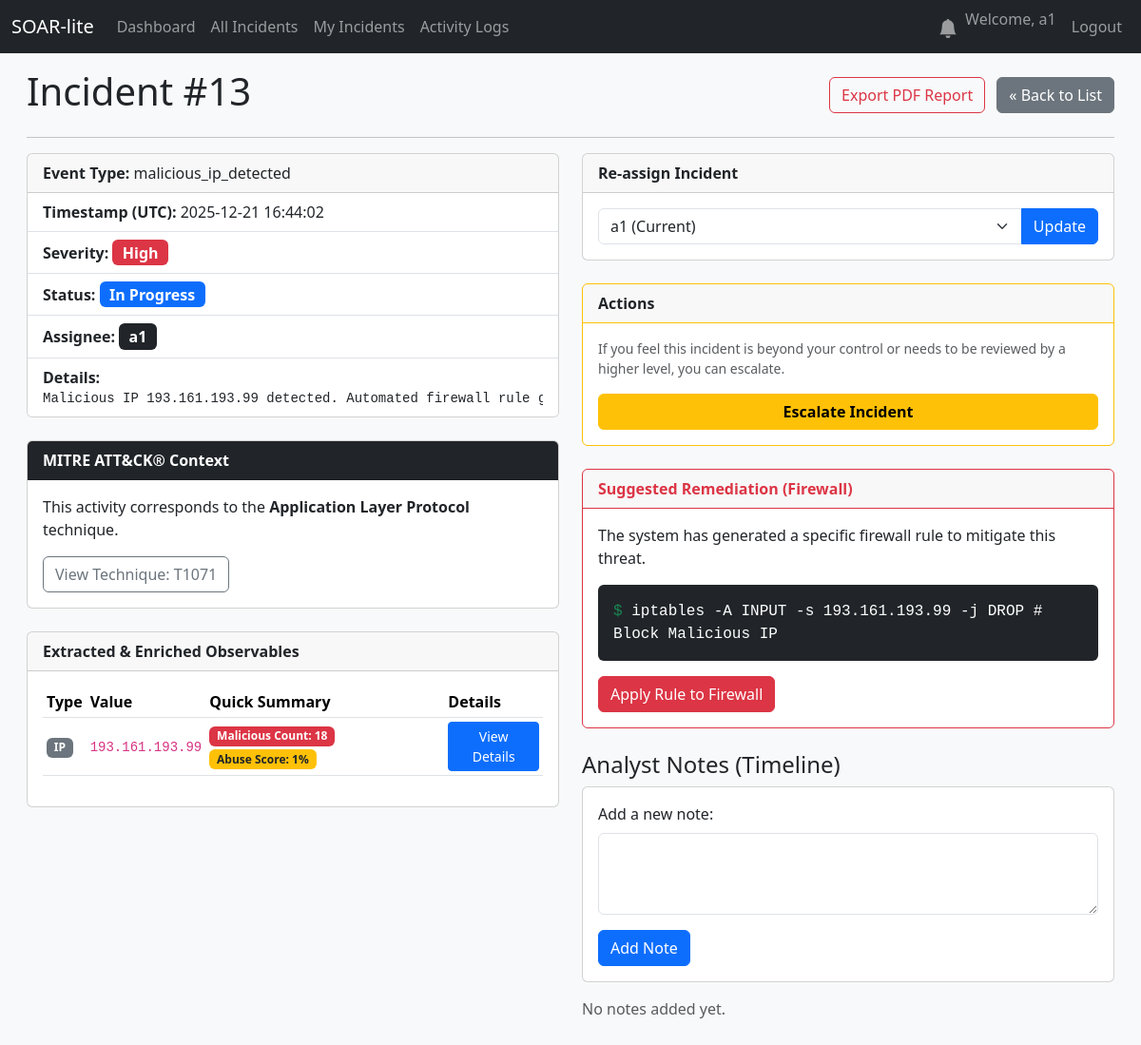
/incident/13 (signed in), run on an earlier commit of the app's database.
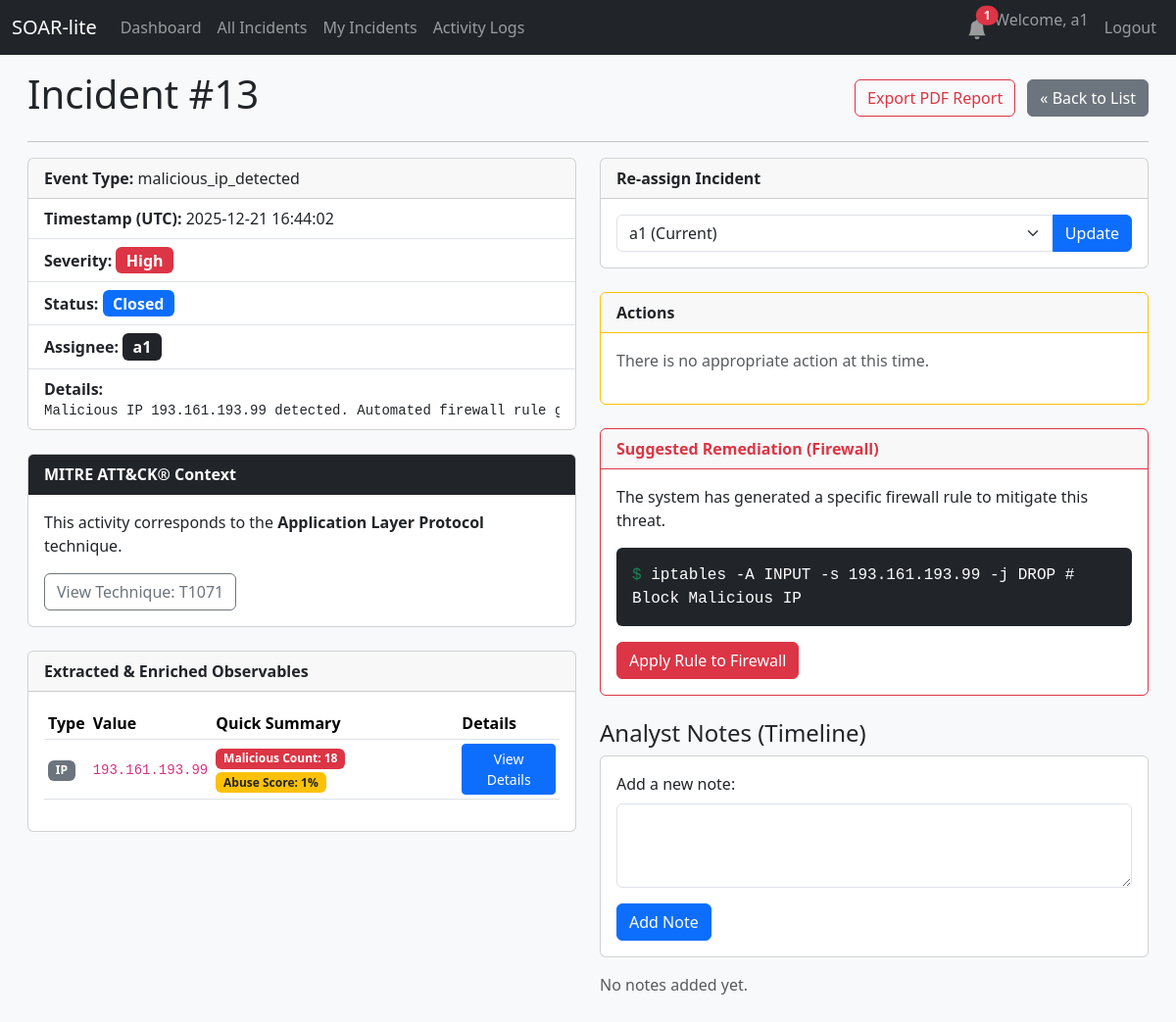
And on a later commit of the database.
### database.py (models this page shows, shortened)
class Incident(db.Model):
    id = db.Column(db.Integer, primary_key=True)
    created_at = db.Column(db.DateTime, default=datetime.utcnow)
    event_type = db.Column(db.String(100), nullable=False)
    severity = db.Column(db.String(50), nullable=False)
    details = db.Column(db.Text, nullable=True)
    status = db.Column(db.String(50), default='New')
    notes = db.relationship('Note', backref='incident', lazy=True, cascade="all, delete-orphan")
    closed_at = db.Column(db.DateTime, nullable=True) # Olay kapatıldığında doldurulacak
    vt_malicious_count = db.Column(db.Integer, nullable=True)
    vt_report_link = db.Column(db.String(255), nullable=True)
    mitre_technique_id = db.Column(db.String(20), nullable=True)
    mitre_technique_name = db.Column(db.String(100), nullable=True)
    suggested_firewall_rule = db.Column(db.Text, nullable=True) # Otomatik üretilen kural burada saklanacak
    assignee_id = db.Column(db.Integer, db.ForeignKey('user.id'), nullable=True)
    assignee = db.relationship('User', backref='incidents') # backref eklendi
    notes = db.relationship('Note', backref='incident', lazy=True, cascade="all, delete-orphan")
    observables = db.relationship('Observable', backref='incident', lazy=True, cascade="all, delete-orphan")
    action_logs = db.relationship('ActionLog', backref='incident', lazy=True, cascade="all, delete-orphan")

### app.py (the view)
@app.route('/incident/<int:incident_id>')
@login_required
def incident_detail(incident_id):
    incident = Incident.query.get_or_404(incident_id)
    all_users = User.query.all()
    return render_template('incident_detail.html',
                           incident=incident,
                           all_users=all_users) # all_users'ı şablona gönder

### app.py (called while the page is built)
def create_app():
    app = Flask(__name__)
    veritabani_linki = os.environ.get('DATABASE_URL')
    if veritabani_linki:
        app.config['SQLALCHEMY_DATABASE_URI'] = veritabani_linki
    else:
        app.config['SQLALCHEMY_DATABASE_URI'] = 'sqlite:///soar.db'
    app.config['SQLALCHEMY_TRACK_MODIFICATIONS'] = False
    app.config['SECRET_KEY'] = 'pass123'
    db.init_app(app)
    login_manager = LoginManager()
    login_manager.init_app(app)
    login_manager.login_view = 'login'
    @login_manager.user_loader
    def load_user(user_id):
        return db.session.get(User, int(user_id))
    with app.app_context():
        db.create_all()
        print("🗄️ Database tables created or already exist.")
    return app

@app.template_filter('from_json')
def from_json_filter(value):
    try:
        return json.loads(value)
    except (ValueError, TypeError):
        return {} # Hata olursa boş veri döndür

@app.context_processor
def inject_notifications():
    if current_user.is_authenticated:
        unread_count = Notification.query.filter_by(user_id=current_user.id, is_read=False).count()
        return dict(unread_notifications=unread_count)
    return dict(unread_notifications=0)

### templates/incident_detail.html (shortened to what the changed rows need)
{% extends "base.html" %}
{% block content %}
<div class="d-flex justify-content-between align-items-center">
    <h1>Incident #{{ incident.id }}</h1>
    <div>
        <a href="{{ url_for('export_incident_pdf', incident_id=incident.id) }}" class="btn btn-outline-danger me-2">
        </a>
        <a href="{{ url_for('incidents_list') }}" class="btn btn-secondary">&laquo; Back to List</a>
    </div>
</div>
<div class="row">
    <div class="col-md-6">
        <div class="card mb-4">
            <div class="card-header">
                <strong>Event Type:</strong> {{ incident.event_type }}
            </div>
            <ul class="list-group list-group-flush">
                <li class="list-group-item"><strong>Timestamp (UTC):</strong> {{ incident.created_at.strftime('%Y-%m-%d %H:%M:%S') }}</li>
                <li class="list-group-item">
                    <strong>Severity:</strong>
                    {% if incident.severity == 'high' %}<span class="badge bg-danger fs-6">High</span>
                    {% elif incident.severity == 'medium' %}<span class="badge bg-warning text-dark fs-6">Medium</span>
                    {% else %}<span class="badge bg-info fs-6">{{ incident.severity|capitalize }}</span>
                    {% endif %}
                </li>
                <li class="list-group-item"><strong>Status:</strong> <span class="badge bg-primary fs-6">{{ incident.status }}</span></li>
                <li class="list-group-item">
                    <strong>Assignee:</strong>
                    {% if incident.assignee %}
                        <span class="badge bg-dark fs-6">{{ incident.assignee.username }}</span>
                    {% else %}
                        <span class="badge bg-secondary fs-6">Unassigned</span>
                    {% endif %}
                </li>
                <li class="list-group-item"><strong>Details:</strong><pre class="mb-0">{{ incident.details }}</pre></li>
            </ul>
        </div>
        {% if incident.mitre_technique_id %}
        <div class="card mt-4">
            <div class="card-header fw-bold text-white bg-dark">MITRE ATT&CK® Context</div>
            <div class="card-body">
                <p class="card-text">This activity corresponds to the <strong>{{ incident.mitre_technique_name }}</strong> technique.</p>
                <a href="https://attack.mitre.org/techniques/{{ incident.mitre_technique_id }}/" target="_blank" class="btn btn-outline-secondary">View Technique: {{ incident.mitre_technique_id }}</a>
            </div>
        </div>
        {% endif %}
        {% if incident.observables %}
        <div class="card mt-4">
            <div class="card-body">
                <table class="table table-sm table-hover align-middle">
                    <thead>
                        <tr>
                            <th>Type</th>
                            <th>Value</th>
                            <th>Quick Summary</th>
                            <th>Details</th>
                        </tr>
                    </thead>
                </table>
            </div>
        </div>
        {% endif %}
    </div>
    <div class="col-md-6">
        <div class="card border-warning mb-4">
            <div class="card-body">
                {% if incident.status == 'In Progress' and incident.assignee == current_user %}
                    <p class="card-text text-muted small">
                        If you feel this incident is beyond your control or needs to be reviewed by a higher level, you can escalate.
                    </p>
                    <form action="{{ url_for('escalate_incident', incident_id=incident.id) }}" method="POST">
                        <button type="submit" class="btn btn-warning w-100">
                            <strong>Escalate Incident</strong>
                        </button>
                    </form>
                {% else %}
                    <p class="text-muted">There is no appropriate action at this time.</p>
                {% endif %}
            </div>
        </div>
        {% if incident.suggested_firewall_rule %}
        <div class="card border-danger mb-4">
            <div class="card-header fw-bold border-danger text-danger">
                 Suggested Remediation (Firewall)
            </div>
            <div class="card-body">
                <p class="card-text">The system has generated a specific firewall rule to mitigate this threat.</p>
                <div class="bg-dark text-white p-3 rounded mb-3 font-monospace">
                    <span class="text-success">$</span> {{ incident.suggested_firewall_rule }}
                </div>
                <form action="{{ url_for('apply_firewall_rule', incident_id=incident.id) }}" method="POST">
                    <button type="submit" class="btn btn-danger">
                         Apply Rule to Firewall
                    </button>
                </form>
            </div>
        </div>
        {% endif %}
    </div>
</div>
{% endblock %}

### templates/base.html (shortened to what this page needs)
<!doctype html>
<html lang="en">
<head>
    <link href="https://cdn.jsdelivr.net/npm/bootstrap@5.3.2/dist/css/bootstrap.min.css" rel="stylesheet">
</head>
<body>
    <nav class="navbar navbar-expand-md navbar-dark bg-dark fixed-top">
        <div class="container-fluid">
            <a class="navbar-brand" href="{{ url_for('dashboard') }}">SOAR-lite</a>
            <div class="collapse navbar-collapse" id="navbarNav">
                <ul class="navbar-nav me-auto mb-2 mb-lg-0">
                    {% if current_user.is_authenticated %}
                    <li class="nav-item">
                        <a class="nav-link" href="{{ url_for('dashboard') }}">Dashboard</a>
                    </li>
                    <li class="nav-item">
                        <a class="nav-link" href="{{ url_for('incidents_list') }}">All Incidents</a>
                    </li>
                    <li class="nav-item">
                        <a class="nav-link" href="{{ url_for('my_incidents') }}">My Incidents</a>
                    </li>
                    {% if current_user.is_authenticated and current_user.role in ['Admin', 'Manager'] %}
                    <li class="nav-item">
                        <a class="nav-link" href="{{ url_for('activity_log') }}">Activity Logs</a>
                    </li>
                    {% endif %}
                    {% endif %}
                </ul>
                <ul class="navbar-nav ms-auto">
                    {% if current_user.is_authenticated %}
                    <li class="nav-item">
                        <a class="nav-link position-relative" href="{{ url_for('notifications') }}">
                            <svg xmlns="http://www.w3.org/2000/svg" width="20" height="20" fill="currentColor" class="bi bi-bell-fill" viewBox="0 0 16 16">
                                <path d="M8 16a2 2 0 0 0 2-2H6a2 2 0 0 0 2 2zm.995-14.901a1 1 0 1 0-1.99 0A5.002 5.002 0 0 0 3 6c0 1.098-.5 6-2 7h14c-1.5-1-2-5.902-2-7 0-2.42-1.72-4.44-4.005-4.901z"/>
                            </svg>
                            {% if unread_notifications > 0 %}
                            <span class="position-absolute top-1 start-80 translate-middle badge rounded-pill bg-danger">
                                {{ unread_notifications }}
                            </span>
                            {% endif %}
                        </a>
                    </li>
                    <li class="nav-item">
                        <span class="navbar-text me-2">Welcome, {{ current_user.username }}</span>
                    </li>
                    <li class="nav-item">
                        <a class="nav-link" href="{{ url_for('logout') }}">Logout</a>
                    </li>
                    {% endif %}
                </ul>
            </div>
        </div>
    </nav>
    <div class="main-content-scrollable">
        <main class="container-fluid"> {% block content %}{% endblock %}
        </main>
    </div>
</body>
</html>

What changed in the data, as far as the page shows it:
changed Incident "malicious_ip_detected": status "In Progress" → "Closed"
Also different on the page:
{{ unread_notifications }}: (not shown) → "1"
text no longer shown: "If you feel this incident is beyond your control or needs to be reviewed by a higher level, you can escalate. Escalate Incident"
text now shown: "There is no appropriate action at this time."
